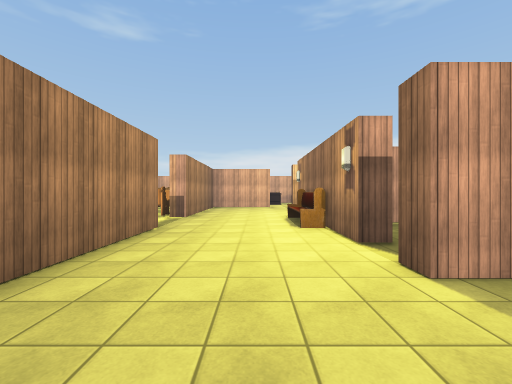
view 1 (above)

24 first-person views from a walk through a Unity game level. The camera is 1.5 m above the floor, looks level and sees 90° across. The floor is counted in squares, 2 m on a side. Each view is taken from the middle of a square. On the plan, view 1 faces up. The plan holds only what a view shows up to about 9 squares ahead; the rest is blank. The player is left out. Some animated figures are not drawn. Door leaves are left out, so doorways stand open. Some surface patterns are stand-ins.

view 2
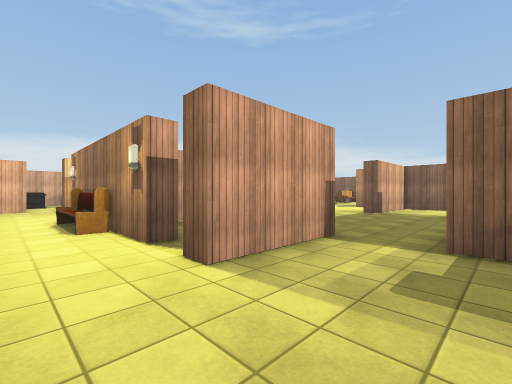

view 3
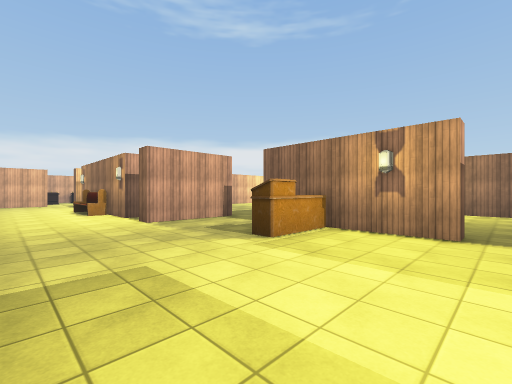

view 4
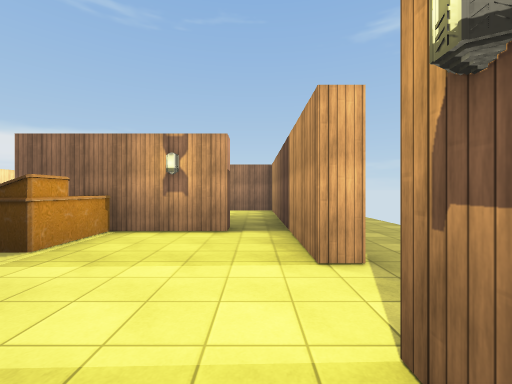

view 5
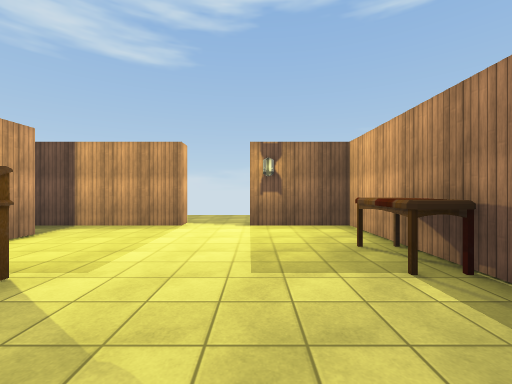

view 6
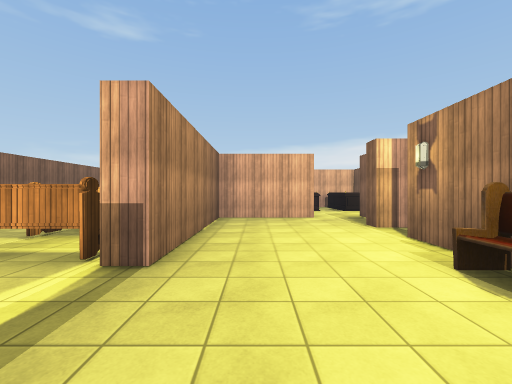

view 7
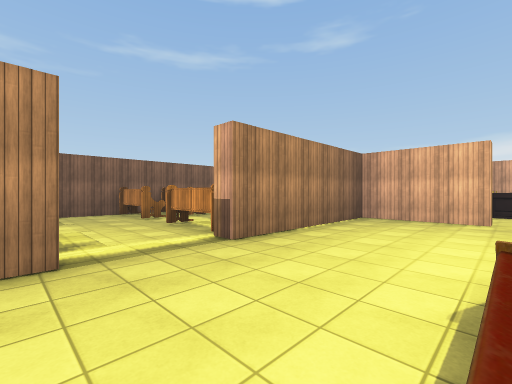

view 8
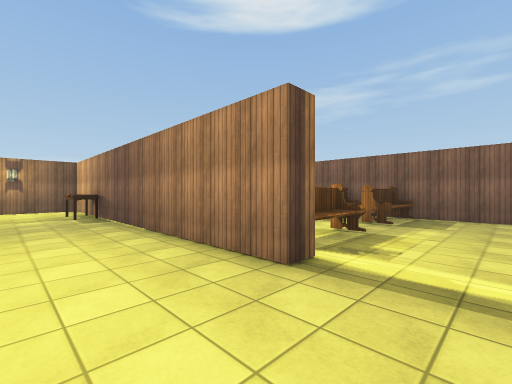

view 9
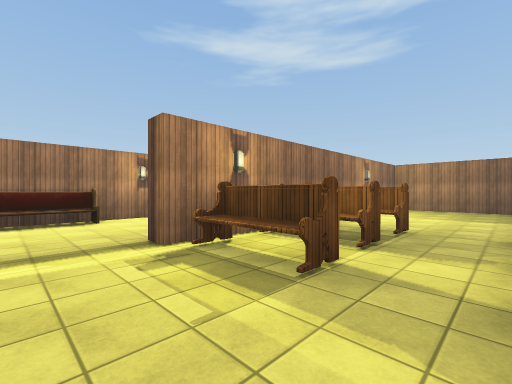

view 10
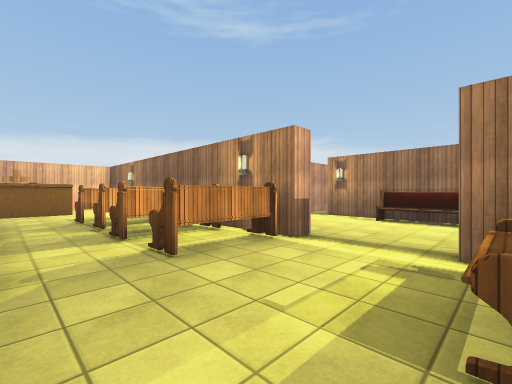

view 11
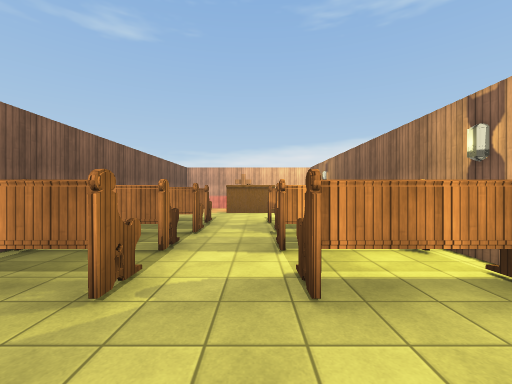

view 12
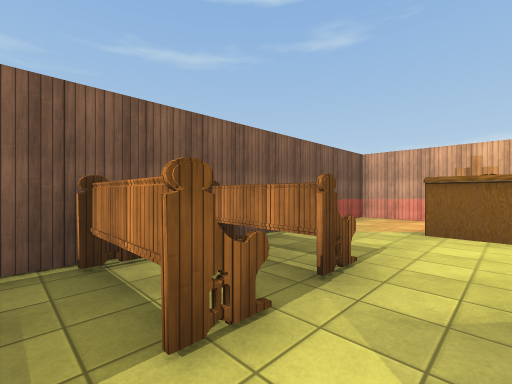

view 13
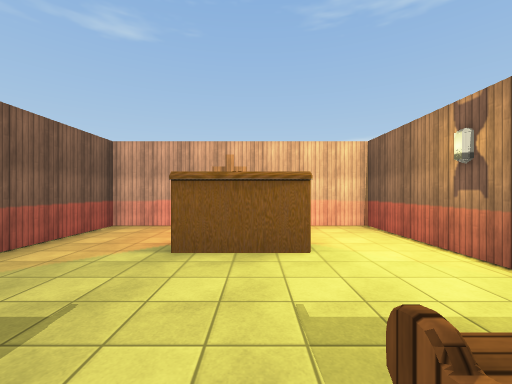

view 14
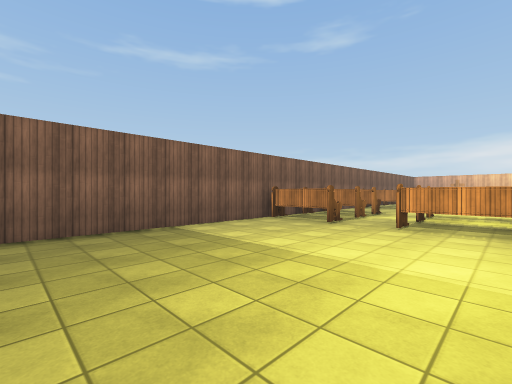

view 15
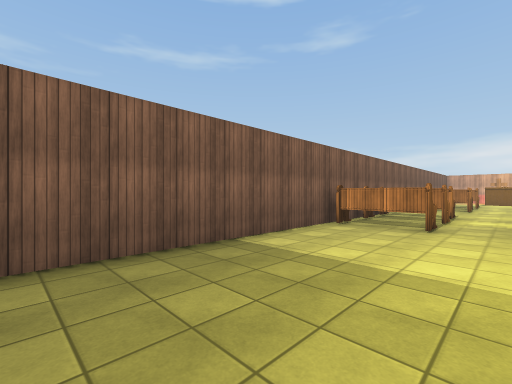

view 16
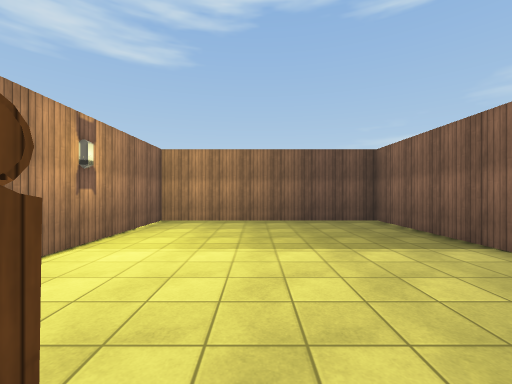

view 17
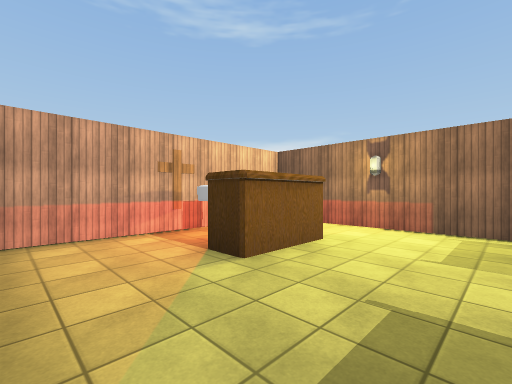

view 18
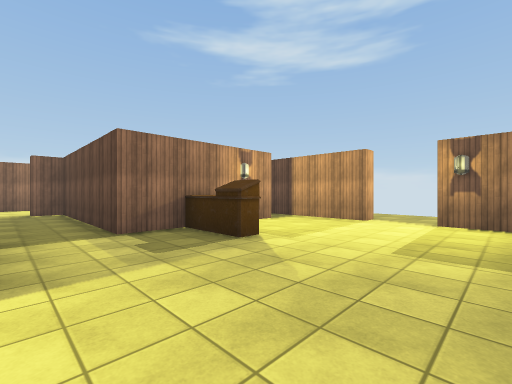

view 19
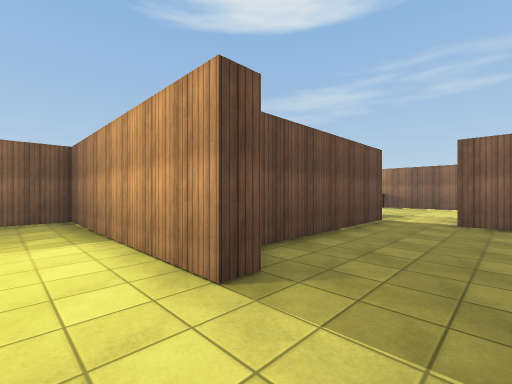

view 20
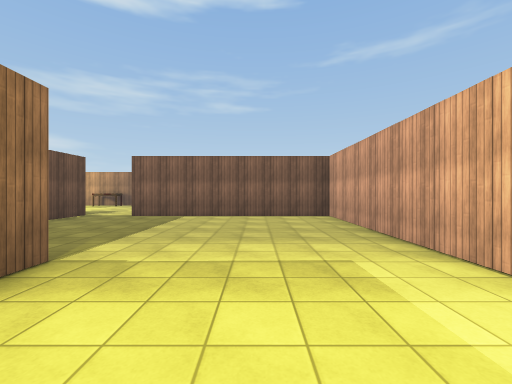

view 21
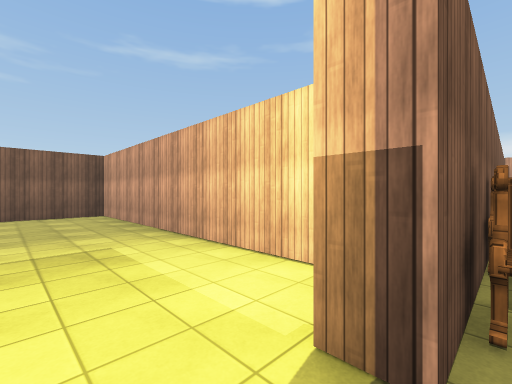

view 22
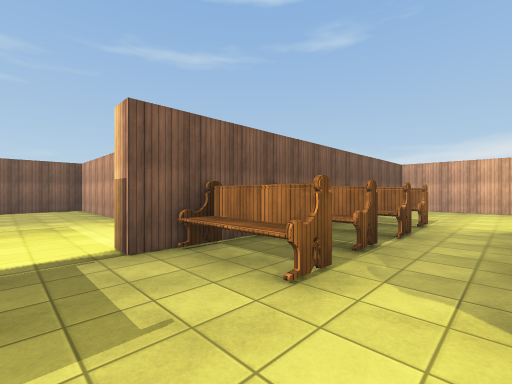

view 23
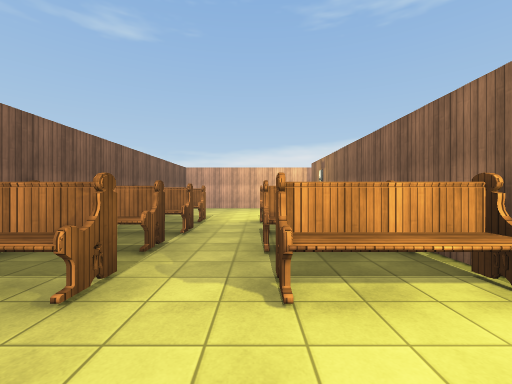

view 24
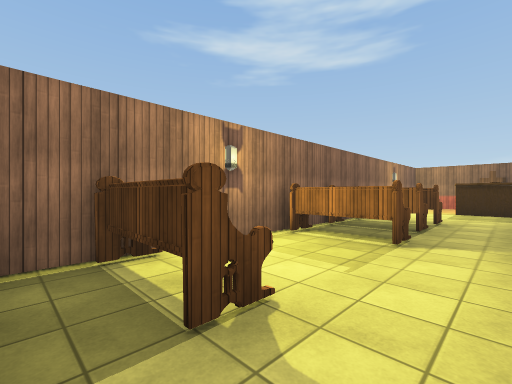

### Floor plan
Points are (right, up) in squares from view 1. A wall is a line through its corners. A room is listed if a view was taken in it or the views show most of it. See-through windows are left out.
Room 1 (views 1, 2, 3, 4, 5, 6, 7, 8, 18)
walls: (2, 3.7) (1.5, 3.7) (1.5, 9.2); (2.4, 2.2) (1.5, 2.2) (1.5, 2.8); (-2.6, 5.4) (-2.1, 5.4) (-2.1, -4.6) (0.2, -4.6); (3.9, -1.2) (2.1, -1.2) (2.1, -0.8) (3.9, -0.8); (1.5, 10.3) (1.5, 10.9); (3.8, -3.5) (3.8, 0.6); (1.5, -4.6) (3.5, -4.6); (0.7, 12.4) (-2.1, 12.4) (-2.1, 7.5) (-2.6, 7.5)
ways out: opening at (-2, 6.5) to room 2; opening at (3.5, 1.5) to room 4; opening at (1.5, 13); opening at (2, 10); opening at (4, -4); open door at (0.5, -5)
objects: table (-2, -2); bench (1, 6) to (1, 7)
Room 2 (views 9, 10, 11, 12, 13, 14, 15, 16, 17)
walls: (-2.6, 7.5) (-2.6, 8); (-2.6, 4.4) (-2.6, 5.4); (-8.1, 8.5) (-8.1, -4.6) (-2.6, -4.6) (-2.6, -0.4); (-8.1, 11) (-8.1, 10); (-2.6, 13) (-2.6, 17.6) (-8.1, 17.6) (-8.1, 15.1)
ways out: opening at (-2, 6.5) to room 1; gap at (-8, 5)
objects: bench (-7, 2) to (-6, 2); bench (-7, 3) to (-6, 3); bench (-7, 5); bench (-7, 8) to (-6, 8); bench (-7, 9) to (-6, 9); bench (-7, 11) to (-6, 11); bench (-7, 12); altar (-6, 16) to (-5, 16); bench (-4, 2) to (-3, 2); bench (-4, 3) to (-3, 3); bench (-4, 5) to (-3, 5); bench (-4, 8) to (-3, 8); bench (-4, 9) to (-3, 9); bench (-4, 11) to (-3, 11); bench (-4, 12) to (-3, 12)
Room 3 (view 19)
walls: (9.3, 1.3) (9.8, 1.3) (9.8, -4.6) (11, -4.6)
ways out: opening at (10, 2.5) to room 4
Room 4 (view 20)
walls: (9.2, 3.8) (9.9, 3.8); (11.6, 8.3) (4.1, 8.3) (4.1, 2.2) (2.4, 2.2); (3.8, 0.6) (9.3, 0.6) (9.3, 1.3)
ways out: opening at (3.5, 1.5) to room 1; opening at (10, 2.5) to room 3; opening at (13, 6.5) to room 5
Room 5 (views 21, 22, 23, 24)
walls: (18.2, 3.2) (18.2, 9); (12.8, 10.1) (12.8, 7.1) (12.2, 7.1); (16, 17.6) (14.8, 17.6)
ways out: opening at (13, 6.5) to room 4; gap at (18, 5)
objects: bench (14, 8); bench (14, 9); bench (14, 11); bench (14, 12); altar (15, -2) to (16, -2); bench (16, 5) to (17, 5); bench (16, 9) to (17, 9); other object (16, 12) to (17, 12); bench (17, 2); bench (17, 3); bench (17, 8)

Where each view was taken, in squares from view 1:
view 1: 0 up, 0 right, facing up
view 2: 0 up, 0 right, facing up-right
view 3: 4 down, 1 left, facing up-right
view 4: 4 down, 1 left, facing right
view 5: 1 up, 0 right, facing down
view 6: 5 up, 1 left, facing up
view 7: 5 up, 1 right, facing up-left
view 8: 7 up, 0 right, facing down-left
view 9: 7 up, 6 left, facing down-right
view 10: 5 up, 6 left, facing up-right
view 11: 6 up, 5 left, facing up
view 12: 10 up, 5 left, facing up-left
view 13: 12 up, 5 left, facing up
view 14: 4 down, 3 left, facing up-left
view 15: 4 down, 5 left, facing up-left
view 16: 2 up, 5 left, facing down
view 17: 13 up, 8 left, facing up-right
view 18: 2 up, 1 left, facing down-right
view 19: 3 up, 11 right, facing down-left
view 20: 6 up, 12 right, facing left
view 21: 6 up, 13 right, facing up-left
view 22: 6 up, 16 right, facing up-left
view 23: 6 up, 16 right, facing up
view 24: 9 up, 15 right, facing down-right
